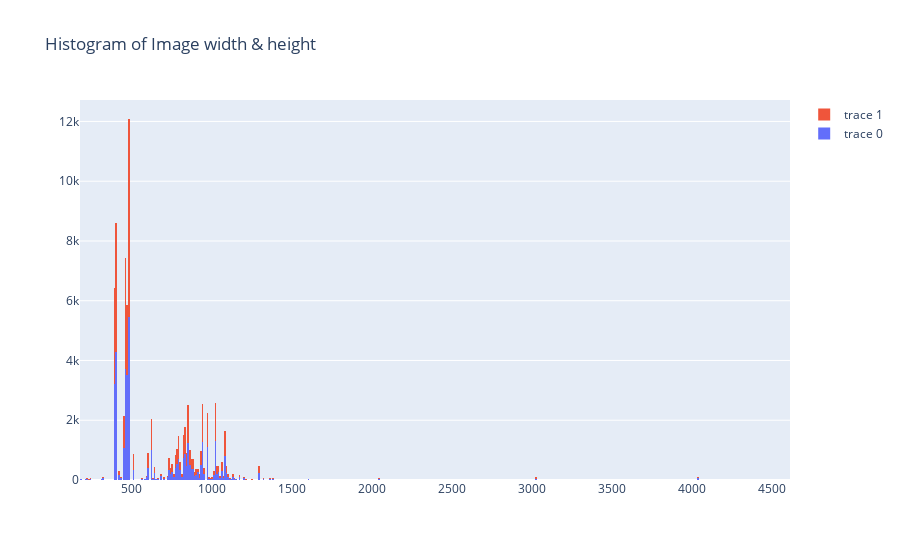

Notebook code cell kept with this figure:
### Code cell
fig = go.Figure()
fig.add_trace(go.Histogram(x=img_info['height']))
fig.add_trace(go.Histogram(x=img_info['width']))

# Overlay both histograms
fig.update_layout(barmode='stack', title="Histogram of Image width & height",)


fig.show()

### Figure 1 — Plotly figure (JSON) as saved in the notebook; plotly's stock layout.template omitted (floating-point values rounded to 4 significant figures; data arrays with more than 128 entries replaced by an {"elided": "..."} marker saying what was removed)
{"data": [{"type": "histogram", "x": {"elided": "39962 int values"}}, {"type": "histogram", "x": {"elided": "39962 int values"}}], "layout": {"barmode": "stack", "title": {"text": "Histogram of Image width & height"}}}
